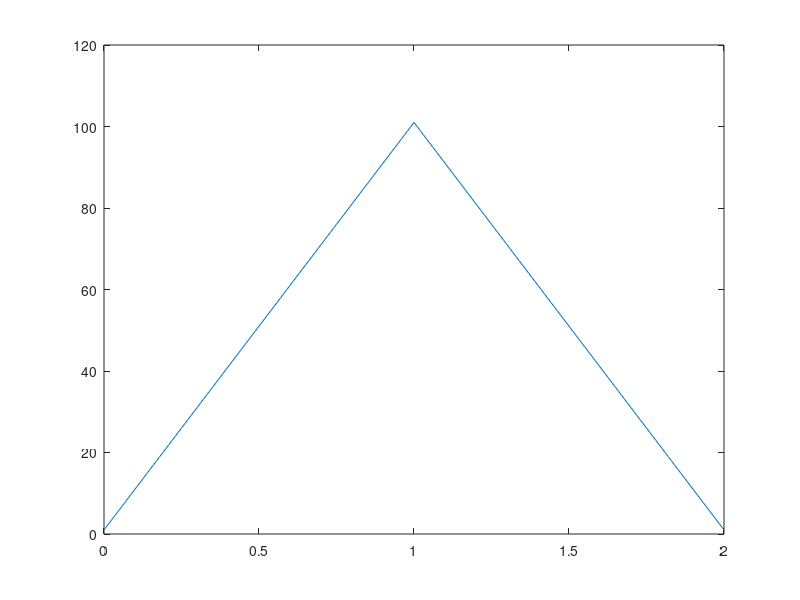
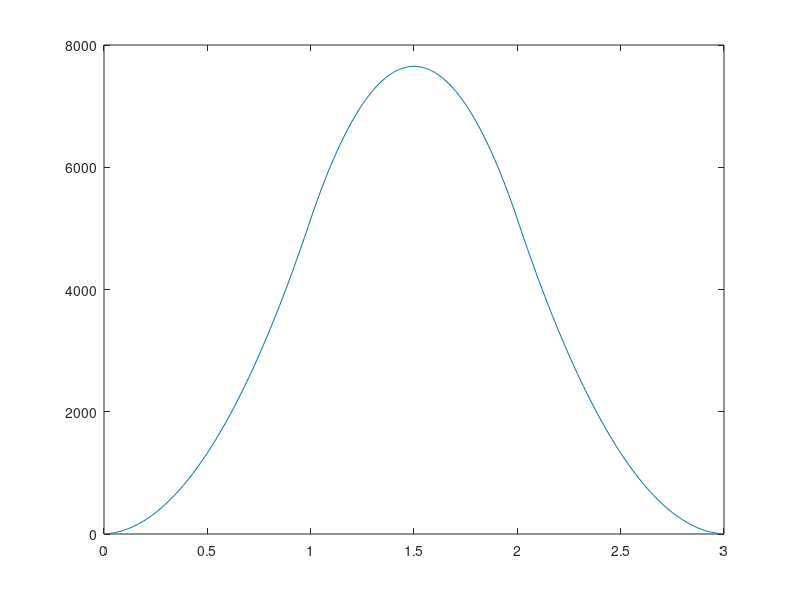
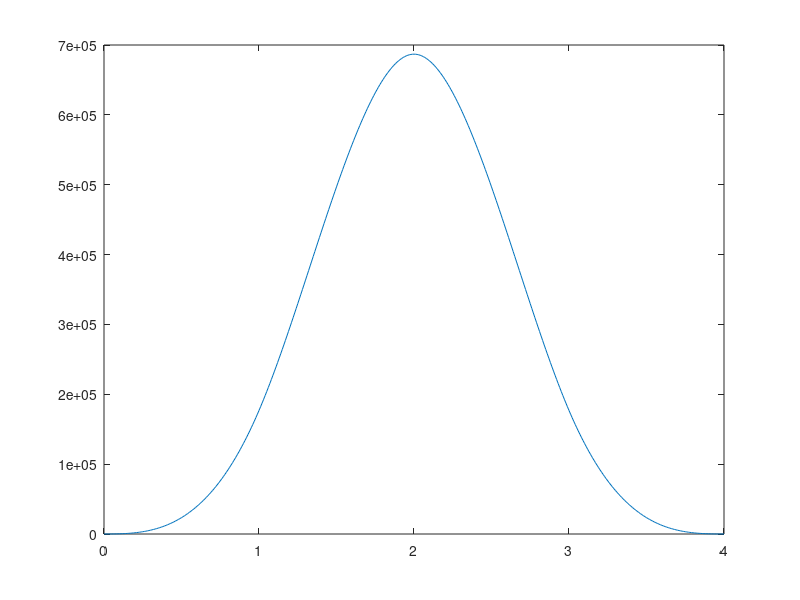

MATLAB code to generate these figures, in order:
t = 0 : 0.01 : 1;
x = ones(1, length(t));
h = ones(1, length(t));

t = 0 : 0.01 : 2;
y = conv(x,h);
figure;
plot(t,y);

##############################
t = 0 : 0.01 : 3;
z = conv(y,h);
figure;
plot(t,z);

##############################
t = 0 : 0.01 : 4;
w = conv(z,h);
figure;
plot(t,w);